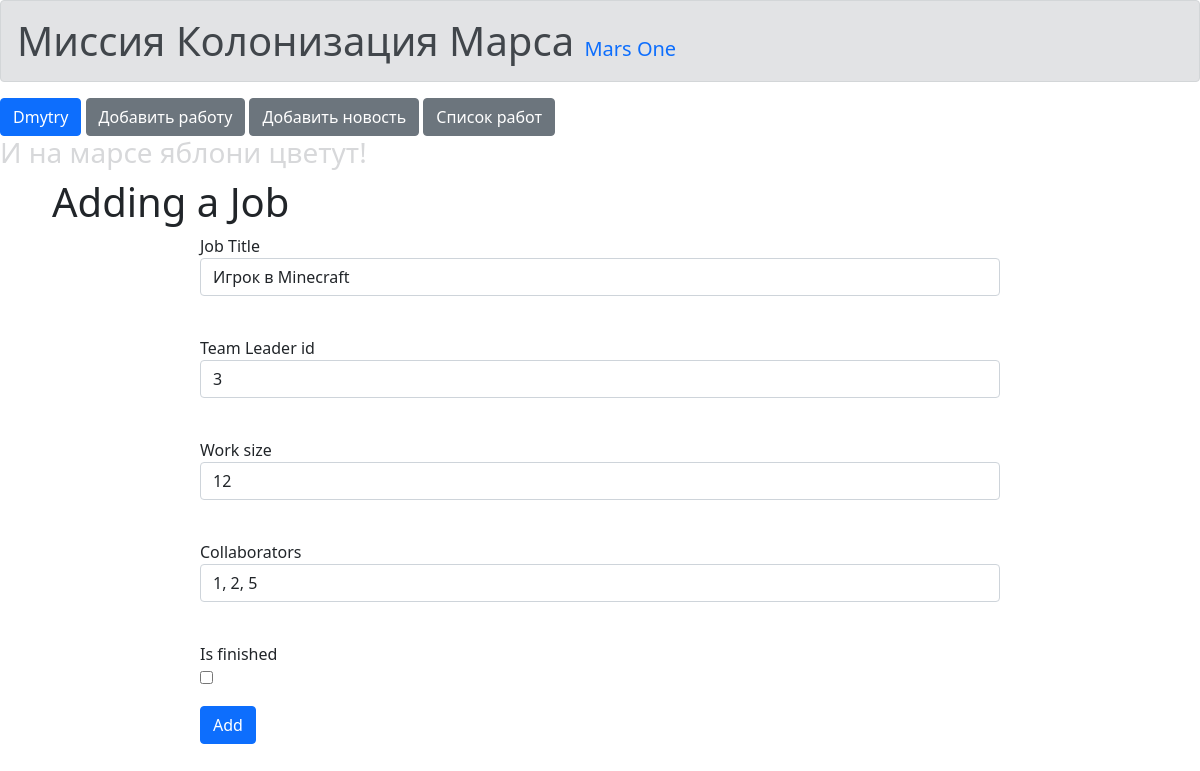
Screenshot of /addjob/3 (signed in) with the database file from the repository.
### data/users.py (models this page shows, shortened)
class User(SqlAlchemyBase, UserMixin):
    __tablename__ = 'users'
    id = sqlalchemy.Column(sqlalchemy.Integer, primary_key=True, autoincrement=True)
    surname = sqlalchemy.Column(sqlalchemy.String, nullable=True)
    name = sqlalchemy.Column(sqlalchemy.String, nullable=True)
    age = sqlalchemy.Column(sqlalchemy.Integer, nullable=True)
    position = sqlalchemy.Column(sqlalchemy.String, nullable=True)
    speciality = sqlalchemy.Column(sqlalchemy.String, nullable=True)
    address = sqlalchemy.Column(sqlalchemy.String, nullable=True)
    email = sqlalchemy.Column(sqlalchemy.String, unique=True)
    hashed_password = sqlalchemy.Column(sqlalchemy.String, nullable=True)
    modified_date = sqlalchemy.Column(sqlalchemy.DateTime, nullable=True)
    news = orm.relationship("News", back_populates='user')

### data/jobs.py (models this page shows, shortened)
class Jobs(SqlAlchemyBase, UserMixin):
    __tablename__ = "jobs"
    id = sqlalchemy.Column(sqlalchemy.Integer, primary_key=True, autoincrement=True)
    team_leader = sqlalchemy.Column(sqlalchemy.Integer, sqlalchemy.ForeignKey("users.id"))
    title = sqlalchemy.Column(sqlalchemy.String)
    job = sqlalchemy.Column(sqlalchemy.String)
    work_size = sqlalchemy.Column(sqlalchemy.Integer)
    collaborators = sqlalchemy.Column(sqlalchemy.String)
    start_date = sqlalchemy.Column(sqlalchemy.DateTime, nullable=True)
    end_date = sqlalchemy.Column(sqlalchemy.DateTime, nullable=True)
    is_finished = sqlalchemy.Column(sqlalchemy.Boolean, nullable=True)

### main.py (the view, shortened to what this page needs)
@app.route('/addjob/<int:id>', methods=['GET', 'POST'])
@login_required
def edit_jobs(id):
    form = AddJob()
    if request.method == "GET":
        db_sess = db_session.create_session()
        job = db_sess.query(Jobs).filter(Jobs.id == id, ((Jobs.team_leader == current_user.id) | (current_user.id == 1))).first()
        if job:
            form.team_leader.data = job.team_leader
            form.title.data = job.title
            form.collaborators.data = job.collaborators
            form.is_finished.data = job.is_finished
            form.work_size.data = job.work_size
        else:
            abort(404)
    return render_template('addjob.html',
                           title='Редактирование работы',
                           form=form
                           )

### forms/job.py
class AddJob(FlaskForm):
    title = StringField("Job Title", validators=[DataRequired()])
    team_leader = StringField('Team Leader id', validators=[DataRequired()])
    work_size = StringField('Work size', validators=[DataRequired()])
    collaborators = StringField('Collaborators', validators=[DataRequired()])
    is_finished = BooleanField('Is finished', validators=[])
    submit = SubmitField('Add')

### data/db_session.py (called while the page is built)
def create_session() -> Session:
    global __factory
    return __factory()

### main.py (called while the page is built)
@login_manager.user_loader
def load_user(user_id):
    return db_sess.query(User).get(user_id)

### templates/addjob.html (shortened to what this page needs)
{% extends "base.html" %}
{% block content %}
    <link rel="stylesheet" href="../static/css/styles.css">
    <h1>Adding a Job</h1>
    <form action="" method="post">
        <p>
            {{ form.title.label }}<br>
            {{ form.title(class="form-control") }}<br>
        </p>
        <p>
            {{ form.team_leader.label }}<br>
            {{ form.team_leader(class="form-control") }}<br>
        </p>
        <p>
            {{ form.work_size.label }}<br>
            {{ form.work_size(class="form-control") }}<br>
        </p>
        <p>
            {{ form.collaborators.label }}<br>
            {{ form.collaborators(class="form-control") }}<br>
        </p>
        <p>
            {{ form.is_finished.label }}<br>
            {{ form.is_finished(class="checkbox") }}<br>
        </p>
        <p>{{ form.submit(type="submit", class="btn btn-primary") }}</p>
    </form>
{% endblock %}

### templates/base.html (shortened to what this page needs)
<!DOCTYPE html>
<html lang="ru">
<head>
    <link rel="stylesheet" href="../static/css/styles.css">
    <link rel="stylesheet" href="../static/css/bootstrap.min.css">
    <link rel="stylesheet" href="../static/css/fontello.css">
    <h1 class="alert alert-secondary" role="alert">Миссия Колонизация Марса                   <a class="navbar-brand" href="">Mars One</a></h1>
    {% if current_user.is_authenticated %}
    <a class="btn btn-primary" href="/logout">{{ current_user.name }}</a>
    <a href="/addjob" class="btn btn-secondary">Добавить работу</a>
    <a href="news" class="btn btn-secondary">Добавить новость</a>
    <a href="/jobs" class="btn btn-secondary">Список работ</a>
    {% else %}
    <p>
        <a class="btn btn-primary" href="/register">Зарегистрироваться</a>
        <a class="btn btn-success" href="/login">Войти</a>
        <a href="/jobs" class="btn btn-secondary">Список работ</a>
    </p>
    {% endif %}
</head>
<body>
    <h3>И на марсе яблони цветут!</h3>
    <main class="container">
        {% block content %}
        {% endblock %}
    </main>
</body>
</html>

### static/css/styles.css (style rules this page uses)
h1 { size: 60px; padding-left: 10px; }
h3 { color: #d7d8da; }
p { border-left: 60px; }
main.container { border-left: 60px; }
form { margin-left: auto; margin-right: auto; border-radius: 5px; max-width: 800px; }

### rows the page displays
User: name "Dmytry"
Jobs: title "Игрок в Minecraft", team_leader "3", work_size "12", collaborators "1, 2, 5"
